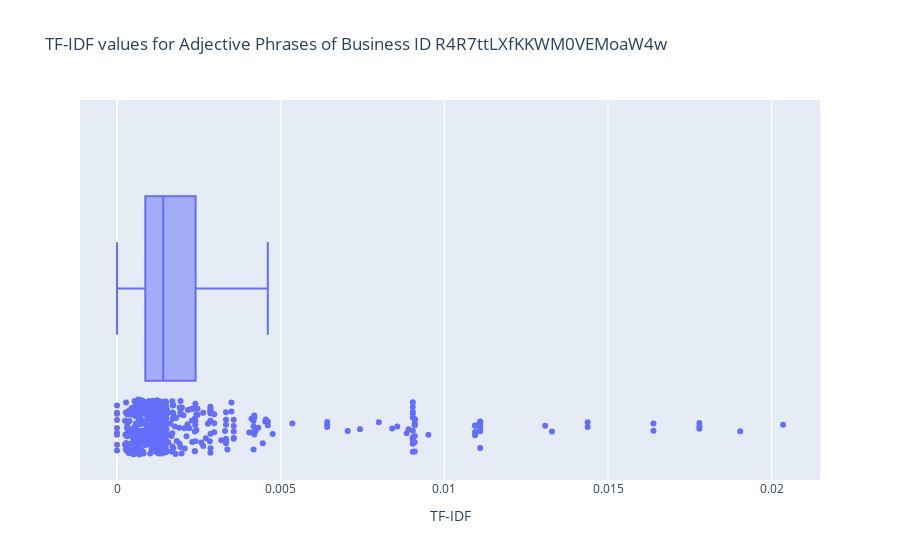

Notebook source saved alongside this figure:
### Code cell
import plotly.express as px

fig = px.box(adjp_tfidf_df, x="TF-IDF", hover_data=['Adjective Phrase'], points="all", title="TF-IDF values for Adjective Phrases of Business ID " + selected_business_id)
fig.show()

### Figure 1 — Plotly figure (JSON) as saved in the notebook; plotly's stock layout.template omitted (floating-point values rounded to 4 significant figures; data arrays with more than 128 entries replaced by an {"elided": "..."} marker saying what was removed)
{"data": [{"alignmentgroup": "True", "boxpoints": "all", "customdata": {"elided": "453x1 str values"}, "hovertemplate": "TF-IDF=%{x}<br>Adjective Phrase=%{customdata[0]}<extra></extra>", "legendgroup": "", "marker": {"color": "#636efa"}, "name": "", "notched": false, "offsetgroup": "", "orientation": "h", "showlegend": false, "type": "box", "x": {"elided": "453 float values"}, "x0": " ", "xaxis": "x", "y0": " ", "yaxis": "y"}], "layout": {"boxmode": "group", "legend": {"tracegroupgap": 0}, "title": {"text": "TF-IDF values for Adjective Phrases of Business ID R4R7ttLXfKKWM0VEMoaW4w"}, "xaxis": {"anchor": "y", "domain": [0, 1], "title": {"text": "TF-IDF"}}, "yaxis": {"anchor": "x", "domain": [0, 1]}}}
